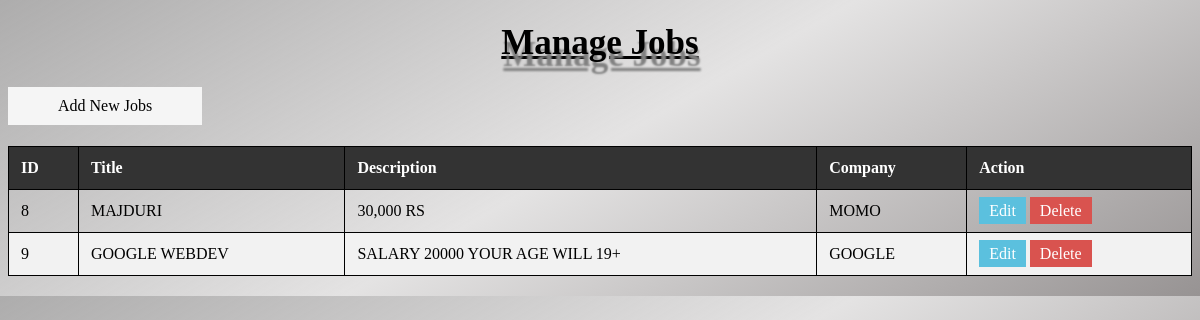
Page /manage_jobs.php (signed in) on the committed database.
### tables this page shows
CREATE TABLE `jobs` (
  `id` int(11) NOT NULL,
  `title` varchar(255) NOT NULL,
  `description` text NOT NULL,
  `company` varchar(255) NOT NULL
);

### manage_jobs.php (the view, shortened to what this page needs)
<?php
$servername = "localhost";
$username = "root";
$password = "";
$dbname = "job portal";
$conn = new mysqli($servername, $username, $password, $dbname);
$jobs = $conn->query("SELECT * FROM jobs");
?>
<!DOCTYPE html>
<html lang="en">
<head>
</head>
<body>
    <h1><center>Manage Jobs</center></h1>
    <a href="add_job.php" class="add-btn">Add New Jobs</a>
    <table>
        <thead>
            <tr>
                <th>ID</th>
                <th>Title</th>
                <th>Description</th>
                <th>Company</th>
                <th>Action</th>
            </tr>
        </thead>
        <tbody>
        <?php while ($job = $jobs->fetch_assoc()):?>
            <tr>
                <td><?php echo $job['id']; ?></td>
                <td><?php echo $job['title']; ?></td>
                <td><?php echo $job['description']; ?></td>
                <td><?php echo $job['company']; ?></td>
                <td>
                    <a href="edit_jobs.php?id=<?php echo $job['id']; ?>" class="action-btn edit-btn">Edit</a>
                    <a href="manage_jobs.php?delete=<?php echo $job['id']; ?>" class="action-btn delete-btn" onclick="return confirm('Are you sure you want to delete this job?')">Delete</a>
                </td>
            </tr>
            <?php endwhile; ?>
        </tbody>
    </table>
</body>
</html>

### manage_jobs.php (style rules this page uses)
body { background: linear-gradient(150deg, #979696c8, #e4e3e3, rgb(151, 147, 147)); }
table { width: 100%; border-collapse: collapse; margin: 20px 0; }
table, th, td { border: 1px solid black; }
th, td { padding: 12px; text-align: left; }
th { background-color: #333; color: white; }
tr:nth-child(even) { background-color: #f2f2f2; }
.action-btn { padding: 5px 10px; color: white; background-color: #5cb85c; border: none; cursor: pointer; text-decoration: none; }
.delete-btn { background-color: #d9534f; }
.edit-btn { background-color: #5bc0de; }
.add-btn { background-color: #0275d8; color: black; background:whitesmoke; padding: 10px 50px; text-decoration: none; margin-bottom: 1px; display:inline-block; }
h1 { font-size:35px; text-align:center; text-decoration:underline; text-shadow:2px 12px 2px gray; }

### rows in the picture
jobs: id "8", title "MAJDURI", description "30,000 RS", company "MOMO"
jobs: id "9", title "GOOGLE WEBDEV", description "SALARY 20000 YOUR AGE WILL 19+", company "GOOGLE"
